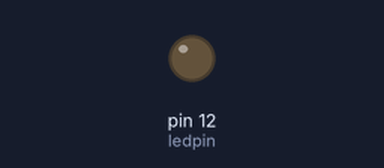
This program was run on a simulated Raspberry Pi (header pin numbers). Shown: output pins drawn as LEDs (lit = HIGH).

Above: at 0.05 s.
At 1.3 s:
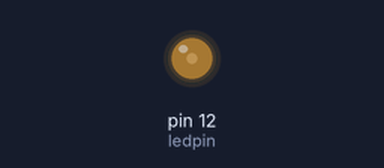
At 2.55 s:
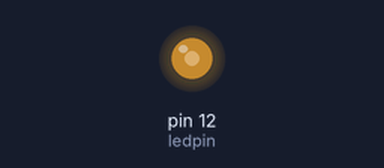
At 5.05 s:
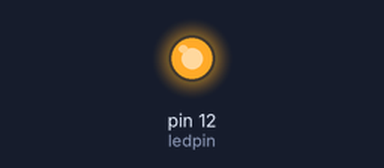
Timing chart, 0 to 6.6 s (numbered marks = the images above):
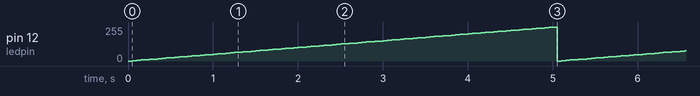

The program:

ledchanebrightness.py
```python
import read , pwm ,time
def main():
    read0 = (read.ReadChannel(0)/4095)*100
    print(read0)
    pwm.changeCycle(read0)

if __name__ == "__main__":
    while True:
        main()
        time.sleep(0.5)
```

read.py
```python
import spidev

spi = spidev.SpiDev()
spi.open(0, 0)
spi.max_speed_hz = 1000000

#GPIO.cleanup()

def ReadChannel(channel):
    r = spi.xfer2([4 | 2 | (channel >> 2), (channel & 3) << 6, 0])
    return ((r[1] & 15) << 8) + r[2]


if __name__ == "__main__":
    while True:
        print(ReadChannel(0))
```

pwm.py
```python
import RPi.GPIO as GPIO
from time import sleep
GPIO.setwarnings(False) #disable warnings
GPIO.setmode(GPIO.BOARD) #set pin numbering
ledpin = 12 #PWM pin connected to LED
#system
GPIO.setup(ledpin,GPIO.OUT)
pi_pwm = GPIO.PWM(ledpin,1000) #create PWM instance with frequency 1000
pi_pwm.start(0) #start PWM of 0% Duty Cycle
while True:
    for duty in range(0,101,1):
        pi_pwm.ChangeDutyCycle(duty) #provide duty cycle in the range 0-100
        sleep(0.05)
```

Measured:
- by itself, pin 12 (ledpin): ramps from 0/255 to 255/255 and jumps back, once every 5.1 s
